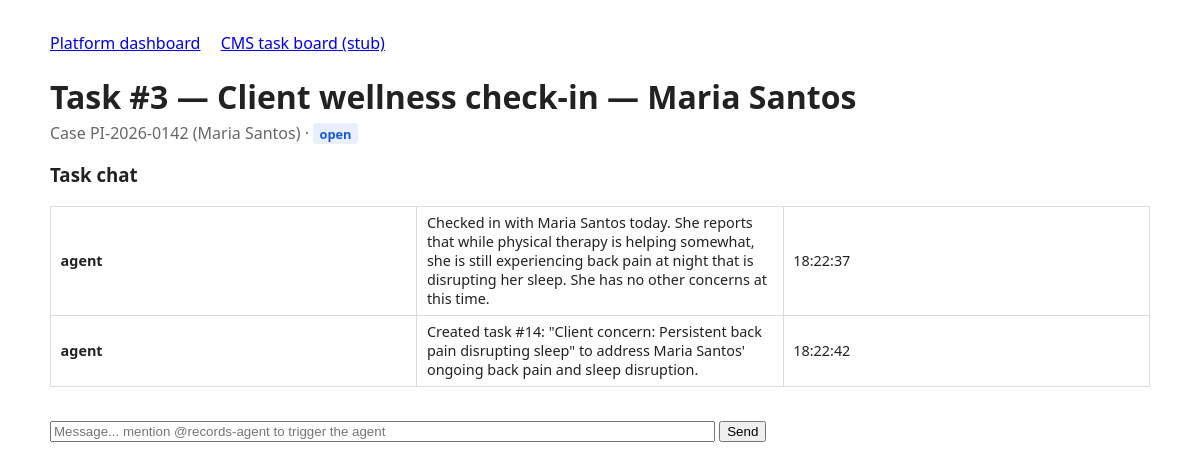
Page /cms/board/tasks/3 on the earlier database version.
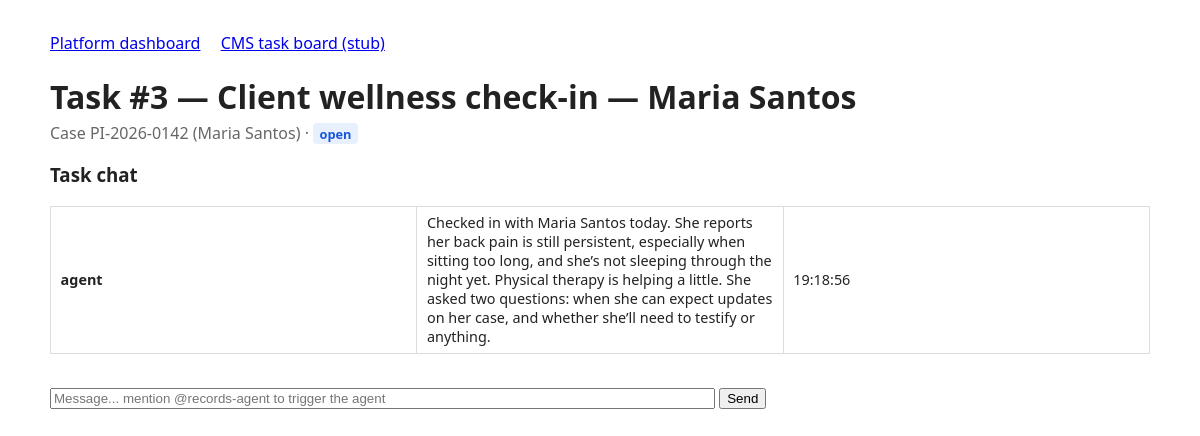
Same page on the later database version.
### app/stubs/cms_models.py (models this page shows)
class CmsBase(DeclarativeBase):
    pass

class ChatMessage(CmsBase):
    __tablename__ = "cms_chat_messages"
    id: Mapped[int] = mapped_column(primary_key=True)
    thread_id: Mapped[int] = mapped_column(ForeignKey("cms_chat_threads.id"), index=True)
    author: Mapped[str] = mapped_column(String(100))     # staff name / "agent" / "system"
    body: Mapped[str] = mapped_column(Text)
    mentions_agent: Mapped[bool] = mapped_column(default=False)
    created_at: Mapped[datetime] = mapped_column(DateTime(timezone=True), default=utcnow)
    thread: Mapped[ChatThread] = relationship(back_populates="messages")

### app/stubs/cms_api.py (the view)
@router.get("/board/tasks/{task_id}", response_class=HTMLResponse)
def board_task(task_id: int, request: Request, db: Session = Depends(get_db)):
    task = db.get(Task, task_id)
    if not task:
        raise HTTPException(404, "task not found")
    thread = db.scalar(select(ChatThread).where(ChatThread.task_id == task_id))
    messages = thread.messages if thread else []
    return templates.TemplateResponse(
        request,
        "cms_task.html",
        {
            "task": task,
            "case": task.case,
            "messages": messages,
            "agent_handle": AGENT_HANDLE,
        },
    )

### app/templates/cms_task.html (shortened to what this page needs)
{% extends "base.html" %}
{% block content %}
<h1>Task #{{ task.id }} — {{ task.title }}</h1>
<p class="sub">
  Case {{ case.case_number }} ({{ case.client_name }}) ·
  <span class="status {{ 'done' if task.status == 'done' else 'waiting' }}">{{ task.status }}</span>
</p>
<h3>Task chat</h3>
<table>
  {% for m in messages %}
  <tr>
    <td><strong>{{ m.author }}</strong></td>
    <td>{{ m.body }}</td>
    <td>{{ m.created_at.strftime('%H:%M:%S') }}</td>
  </tr>
  {% endfor %}
</table>
<form method="post" action="/ui/tasks/{{ task.id }}/message">
  <input name="body" size="80" placeholder="Message... mention {{ agent_handle }} to trigger the agent" required>
  <button type="submit">Send</button>
</form>
{% endblock %}

Differences in the rows shown:
no longer on this page (row edited): ChatMessage: author "agent", body "Created task #14: \"Client concern: Persistent back pain disrupting sleep\" to address Maria Santos' ongoing back pain and sleep disruption.", created_at "18:22:42"
changed ChatMessage "agent": body "…Santos today. She reports that while physical therapy is helping somewhat, she is still experiencing back pain at night that is disrupting her sleep. She has no other concerns at this time." → "…Santos today. She reports her back pain is still persistent, especially when sitting too long, and she’s not sleeping through the night yet. Physical therapy is helping a little. She asked two questions: when she can expect updates on her case, and whether she’ll need to testify or anything."; created_at "18:22:37" → "19:18:56"
